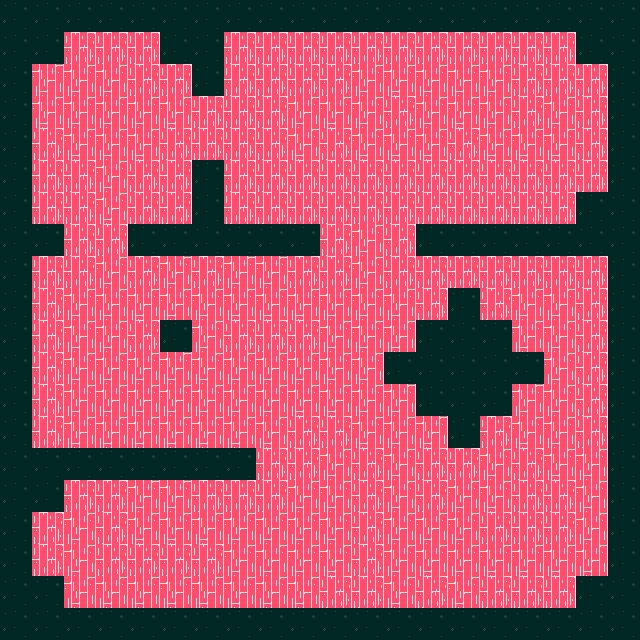

This game map was drawn from its Tiled (.tmx) file and the tilesets committed beside it. A one-line description and the full map source follow:
An orthogonal 20x20 tile map with 32x32 px tiles, 1 tile layer (Tile Layer 1).

<map version="1.10" tiledversion="1.10.2" orientation="orthogonal" renderorder="right-down" width="20" height="20" tilewidth="32" tileheight="32" infinite="0" nextlayerid="2" nextobjectid="1">
 <tileset firstgid="1" source="tilesheet.tsx" />
 <layer id="1" name="Tile Layer 1" width="20" height="20">
  <data encoding="csv">
3,3,3,3,3,3,3,3,3,3,3,3,3,3,3,3,3,3,3,3,
3,3,2,2,2,3,3,2,2,2,2,2,2,2,2,2,2,2,3,3,
3,1,1,1,2,2,3,2,2,2,2,1,1,1,1,1,2,2,2,3,
3,1,1,1,1,1,2,2,2,1,1,1,2,1,1,1,2,1,2,3,
3,2,1,1,1,2,2,2,2,1,2,1,1,1,2,1,1,1,2,3,
3,2,2,1,2,2,3,2,2,2,2,2,2,2,2,2,2,2,2,3,
3,2,2,1,2,2,3,2,2,2,2,2,2,2,2,2,2,2,3,3,
3,3,2,2,3,3,3,3,3,3,2,1,2,3,3,3,3,3,3,3,
3,2,2,1,2,1,2,1,1,2,2,1,2,2,2,2,2,2,2,3,
3,2,1,1,1,1,1,1,1,1,1,1,1,2,3,2,1,1,2,3,
3,2,1,1,2,3,1,2,2,2,1,1,1,3,3,3,1,1,2,3,
3,2,1,1,1,1,1,1,1,1,1,1,3,3,3,3,3,1,2,3,
3,2,1,1,1,1,1,1,1,1,1,1,1,3,3,3,1,1,2,3,
3,2,1,1,1,1,1,1,1,2,2,1,1,1,3,2,1,1,2,3,
3,3,3,3,3,3,3,3,2,2,1,2,1,2,2,1,2,1,1,3,
3,3,2,2,1,1,2,2,2,1,1,2,1,2,1,1,2,2,1,3,
3,2,1,2,1,1,1,1,1,1,1,2,1,1,1,2,2,2,1,3,
3,2,1,2,2,2,2,1,1,1,1,2,1,1,1,1,1,1,1,3,
3,3,1,1,1,1,1,1,1,1,2,2,1,2,1,2,2,2,3,3,
3,3,3,3,3,3,3,3,3,3,3,3,3,3,3,3,3,3,3,3
</data>
 </layer>
</map>